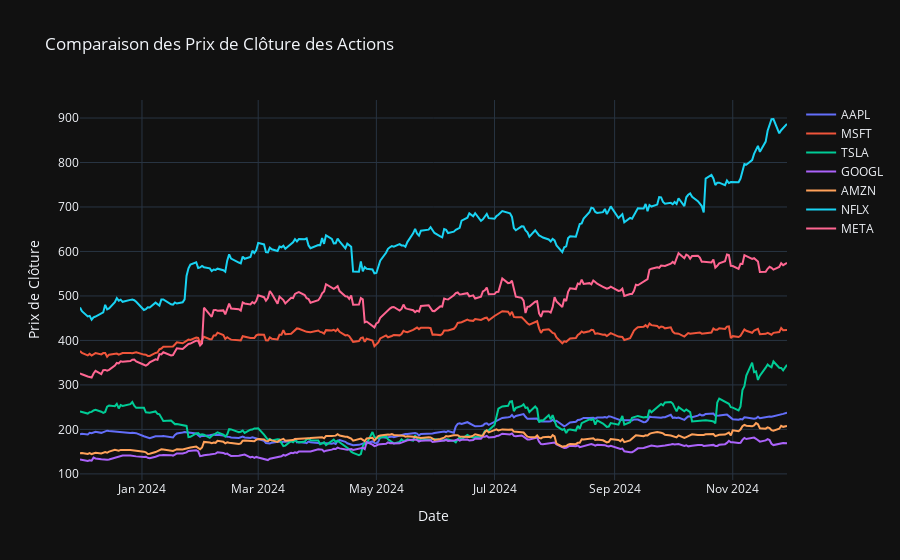

Notebook code for this chart:
### Code cell
import plotly.graph_objects as go

fig = go.Figure()
for action in df_comparaison.columns:
    fig.add_trace(go.Scatter(
        x=df_comparaison.index,
        y=df_comparaison[action],
        mode='lines',
        name=action
    ))

fig.update_layout(
    title="Comparaison des Prix de Clôture des Actions",
    xaxis_title="Date",
    yaxis_title="Prix de Clôture",
    template="plotly_dark",
    hovermode="x unified"
)
fig.show()

### Figure 1 — Plotly figure (JSON) as saved in the notebook; plotly's stock layout.template omitted (floating-point values rounded to 4 significant figures; data arrays with more than 128 entries replaced by an {"elided": "..."} marker saying what was removed)
{"data": [{"mode": "lines", "name": "AAPL", "type": "scatter", "x": {"elided": "252 str values"}, "y": {"elided": "252 float values"}}, {"mode": "lines", "name": "MSFT", "type": "scatter", "x": {"elided": "252 str values"}, "y": {"elided": "252 float values"}}, {"mode": "lines", "name": "TSLA", "type": "scatter", "x": {"elided": "252 str values"}, "y": {"elided": "252 float values"}}, {"mode": "lines", "name": "GOOGL", "type": "scatter", "x": {"elided": "252 str values"}, "y": {"elided": "252 float values"}}, {"mode": "lines", "name": "AMZN", "type": "scatter", "x": {"elided": "252 str values"}, "y": {"elided": "252 float values"}}, {"mode": "lines", "name": "NFLX", "type": "scatter", "x": {"elided": "252 str values"}, "y": {"elided": "252 float values"}}, {"mode": "lines", "name": "META", "type": "scatter", "x": {"elided": "252 str values"}, "y": {"elided": "252 float values"}}], "layout": {"hovermode": "x unified", "title": {"text": "Comparaison des Prix de Clôture des Actions"}, "xaxis": {"title": {"text": "Date"}}, "yaxis": {"title": {"text": "Prix de Clôture"}}}}
